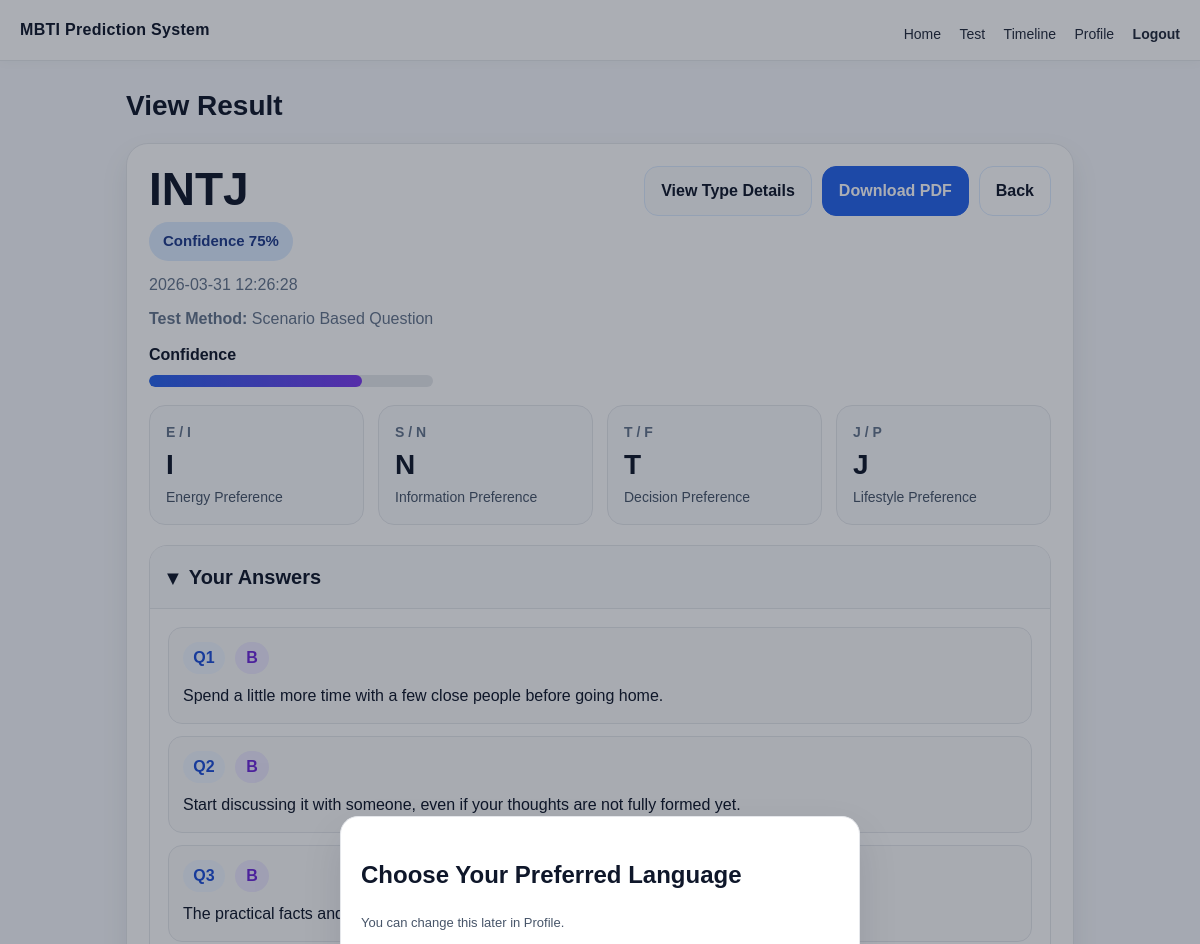
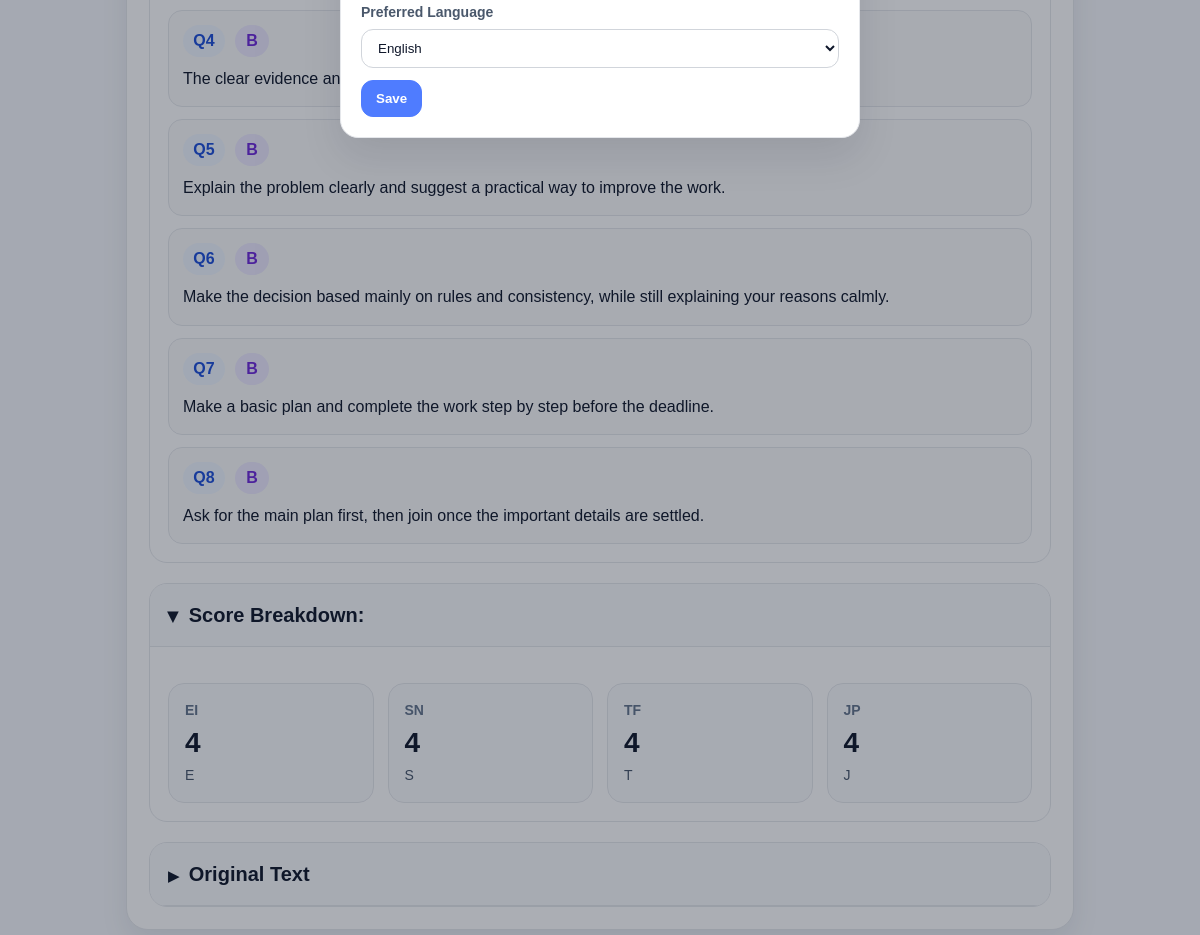
The app's page /result/13/view (signed in) with its own data (2 pictures, top to bottom).
### tables this page shows
CREATE TABLE MBTI_Type (
        mbtiTypeID INTEGER PRIMARY KEY AUTOINCREMENT,
        typeCode TEXT NOT NULL UNIQUE
    );

CREATE TABLE MBTI_Result (
        resultID INTEGER PRIMARY KEY AUTOINCREMENT,
        userID INTEGER NOT NULL,
        mbtiTypeID INTEGER NOT NULL,
        confidenceScore REAL NOT NULL,
        rawText TEXT,
        createdAt TEXT NOT NULL, profileSnapshot TEXT, contextSummary TEXT,
        FOREIGN KEY(userID) REFERENCES User(userID),
        FOREIGN KEY(mbtiTypeID) REFERENCES MBTI_Type(mbtiTypeID)
    );

CREATE TABLE Scenario_Option (
        optionID INTEGER PRIMARY KEY AUTOINCREMENT,
        questionID INTEGER NOT NULL,
        optionKey TEXT NOT NULL DEFAULT '',
        optionText TEXT NOT NULL,
        EIScore INTEGER NOT NULL DEFAULT 0,
        SNScore INTEGER NOT NULL DEFAULT 0,
        TFScore INTEGER NOT NULL DEFAULT 0,
        JPScore INTEGER NOT NULL DEFAULT 0,
        FOREIGN KEY(questionID) REFERENCES Scenario_Question(questionID)
    );

### routes/result_routes.py (the view)
@result_bp.get("/result/<int:result_id>/view", endpoint="result_view")
@login_required
def result_view(result_id):
    row = get_result_for_user(result_id, session["user_id"])
    if not row:
        flash(t_py("msg_record_not_found"), "error")
        return redirect(url_for("timeline.timeline"))
    row = dict(row)
    lang = session.get("lang", "EN")
    raw = (row.get("rawText") or "").strip()
    parsed_answers = []
    score_breakdown = None
    test_method = "text"
    payload = parse_result_payload(raw)
    if isinstance(payload, dict) and payload.get("kind") == "scenario":
        try:
            test_method = "scenario"
            row["rawText"] = build_scenario_display(payload, lang)
            answers = payload.get("answers") or []
            for i, a in enumerate(answers, start=1):
                key = (a.get("optionKey") or "").strip().upper()
                gid = int(a.get("groupID", 0) or 0)
                text = ""
                if gid > 0 and key in ("A", "B", "C", "D"):
                    q_lang = db.admin_get_question_by_group_lang(gid, lang)
                    q_en = db.admin_get_question_by_group_lang(gid, "EN")
                    chosen_q = q_lang or q_en
                    if chosen_q:
                        qid_lang = int(chosen_q["questionID"])
                        opts = [dict(o) for o in list_options_for_question(qid_lang, lang)]
                        for o in opts:
                            if (o.get("optionKey") or "").strip().upper() == key:
                                text = (o.get("optionText") or "").strip()
                                break
                parsed_answers.append({
                    "num": i,
                    "letter": key or "?",
                    "text": text or "-"
                })
            s = payload.get("scores") or {}
            ei_v = int(s.get("EI", 0))
            sn_v = int(s.get("SN", 0))
            tf_v = int(s.get("TF", 0))
            jp_v = int(s.get("JP", 0))
            score_breakdown = {
                "EI": {"value": ei_v, "side": score_side("EI", ei_v)},
                "SN": {"value": sn_v, "side": score_side("SN", sn_v)},
                "TF": {"value": tf_v, "side": score_side("TF", tf_v)},
                "JP": {"value": jp_v, "side": score_side("JP", jp_v)},
            }
        except Exception:
            parsed_answers = []
            score_breakdown = None
    else:
        test_method = "voice_or_text"
    return render_template(
        "view_result.html",
        row=row,
        parsed_answers=parsed_answers,
        score_breakdown=score_breakdown,
        test_method=test_method
    )

### db.py (called while the page is built)
def get_conn():
    conn = sqlite3.connect(DB_PATH)
    conn.row_factory = sqlite3.Row
    return conn

def list_options_for_question(question_id: int, lang: str = "EN"):
    lang = (lang or "EN").strip().upper()
    if lang not in ("EN", "ZH", "BM"):
        lang = "EN"
    conn = get_conn()
    cur = conn.cursor()
    cur.execute("""
        SELECT optionID, optionKey, optionText, EIScore, SNScore, TFScore, JPScore
        FROM Scenario_Option
        WHERE questionID = ?
        ORDER BY optionKey ASC
    """, (question_id,))
    rows = cur.fetchall()
    conn.close()
    return rows

def get_user_profile_by_user_id(user_id: int):
    conn = get_conn()
    cur = conn.cursor()
    cur.execute("""
        SELECT * FROM User_Profile
        WHERE userID = ?
    """, (user_id,))
    row = cur.fetchone()
    conn.close()
    return dict(row) if row else None

def get_user_by_id(user_id: int):
    conn = get_conn()
    cur = conn.cursor()
    cur.execute("SELECT * FROM User WHERE userID = ?", (user_id,))
    row = cur.fetchone()
    conn.close()
    return dict(row) if row else None

def get_result_for_user(result_id: int, user_id: int):
    conn = get_conn()
    cur = conn.cursor()
    cur.execute("""
        SELECT r.resultID, t.typeCode, r.confidenceScore, r.rawText, r.createdAt,
               r.profileSnapshot, r.contextSummary
        FROM MBTI_Result r
        JOIN MBTI_Type t ON r.mbtiTypeID = t.mbtiTypeID
        WHERE r.resultID = ? AND r.userID = ?
    """, (result_id, user_id))
    row = cur.fetchone()
    conn.close()
    return row

def admin_get_question_by_group_lang(groupID: int, lang: str):
    conn = get_conn()
    cur = conn.cursor()
    lang = (lang or "EN").upper()
    cur.execute("""
        SELECT questionID, groupID, category, scenarioText, language
        FROM Scenario_Question
        WHERE groupID = ? AND language = ?
        LIMIT 1
    """, (int(groupID), lang))
    row = cur.fetchone()
    conn.close()
    return row

### routes/result_routes.py (called while the page is built)
def get_lang():
    lang = session.get("lang", "EN")
    return lang if lang in TRANSLATIONS else "EN"

def t_py(key: str) -> str:
    lang = get_lang()
    return TRANSLATIONS.get(lang, TRANSLATIONS["EN"]).get(key, key)

def login_required(f):
    @wraps(f)
    def wrapper(*args, **kwargs):
        if "user_id" not in session:
            flash(t_py("msg_login_required"), "warning")
            return redirect(url_for("auth.login"))
        return f(*args, **kwargs)
    return wrapper

### templates/view_result.html (shortened to what this page needs)
{% extends "base.html" %}
{% block content %}
<div class="vr-wrap">
  <h1>{{ t('view_title') }}</h1>
  {% set conf_pct = ((row["confidenceScore"] or 0)|float * 100)|round(0)|int %}
  {% set type_code = (row["typeCode"] or "")|upper %}
  <div class="card vr-card">
    <div class="vr-top">
      <div>
        <div class="vr-type">{{ type_code }}</div>
        <div class="vr-badge">
          {{ t('confidence_label') }} {{ conf_pct }}%
        </div>
        <div class="vr-meta">
          {{ row["createdAt"] }}
        </div>
        <div class="vr-meta" style="margin-top:-2px;">
          <strong>{{ t('view_test_method') }}:</strong>
          {% if test_method == "scenario" %}
          {{ t('view_test_method_scenario') }}
          {% else %}
          {{ t('view_test_method_voice') }}
          {% endif %}
        </div>
        <div class="vr-progress-wrap">
          <div class="vr-progress-label">
            {{ t('confidence_label') }}
          </div>
          <div class="vr-progress-bg">
            <div class="vr-progress-fill" data-width="{{ conf_pct }}%"></div>
          </div>
        </div>
      </div>
      <div class="vr-btn-row">
        <a class="vr-btn vr-btn-secondary"
          href="{{ url_for('type_detail', type_code=type_code, back_to='result_view', result_id=row['resultID']) }}">
          {{ t('view_type_details_btn') }}
        </a>
        <a class="vr-btn vr-btn-primary" href="{{ url_for('result.download_result_pdf', result_id=row['resultID']) }}">
          {{ t('view_download_pdf_btn') if t('view_download_pdf_btn') != 'view_download_pdf_btn' else 'Download PDF' }}
        </a>
        <a class="vr-btn" href="{{ url_for('timeline.timeline') }}">
          {{ t('back_btn') }}
        </a>
      </div>
    </div>
    <div class="vr-grid">
      <div class="vr-dim">
        <div class="vr-dim-title">E / I</div>
        <div class="vr-dim-value">{{ type_code[0] if type_code|length >= 1 else "-" }}</div>
        <div class="vr-dim-sub">{{ t('view_dim_energy') if t('view_dim_energy') != 'view_dim_energy' else 'Energy
          preference' }}</div>
      </div>
      <div class="vr-dim">
        <div class="vr-dim-title">S / N</div>
        <div class="vr-dim-value">{{ type_code[1] if type_code|length >= 2 else "-" }}</div>
        <div class="vr-dim-sub">{{ t('view_dim_information') if t('view_dim_information') != 'view_dim_information' else
          'Information preference' }}</div>
      </div>
      <div class="vr-dim">
        <div class="vr-dim-title">T / F</div>
        <div class="vr-dim-value">{{ type_code[2] if type_code|length >= 3 else "-" }}</div>
        <div class="vr-dim-sub">{{ t('view_dim_decision') if t('view_dim_decision') != 'view_dim_decision' else
          'Decision preference' }}</div>
      </div>
      <div class="vr-dim">
        <div class="vr-dim-title">J / P</div>
        <div class="vr-dim-value">{{ type_code[3] if type_code|length >= 4 else "-" }}</div>
        <div class="vr-dim-sub">{{ t('view_dim_lifestyle') if t('view_dim_lifestyle') != 'view_dim_lifestyle' else
          'Lifestyle preference' }}</div>
      </div>
    </div>
    {% if parsed_answers %}
    <details class="vr-section" open>
      <summary>{{ t('view_answers_section') if t('view_answers_section') != 'view_answers_section' else 'Your Answers'
        }}</summary>
      <div class="vr-section-body">
        <div class="vr-answer-list">
          {% for a in parsed_answers %}
          <div class="vr-answer-item">
            <div class="vr-answer-head">
              <span class="vr-q-badge">Q{{ a.num }}</span>
              <span class="vr-opt-badge">{{ a.letter }}</span>
            </div>
            <div class="vr-answer-text">{{ a.text }}</div>
          </div>
          {% endfor %}
        </div>
      </div>
    </details>
    {% endif %}
    {% if score_breakdown %}
    <details class="vr-section" open>
      <summary>{{ t('score_breakdown_title') }}</summary>
      <div class="vr-section-body">
        <div class="vr-grid">
          <div class="vr-dim">
            <div class="vr-dim-title">EI</div>
            <div class="vr-dim-value">{{ score_breakdown.EI.value }}</div>
            <div class="vr-dim-sub">{{ score_breakdown.EI.side }}</div>
          </div>
          <div class="vr-dim">
            <div class="vr-dim-title">SN</div>
            <div class="vr-dim-value">{{ score_breakdown.SN.value }}</div>
            <div class="vr-dim-sub">{{ score_breakdown.SN.side }}</div>
          </div>
          <div class="vr-dim">
            <div class="vr-dim-title">TF</div>
            <div class="vr-dim-value">{{ score_breakdown.TF.value }}</div>
            <div class="vr-dim-sub">{{ score_breakdown.TF.side }}</div>
          </div>
          <div class="vr-dim">
            <div class="vr-dim-title">JP</div>
            <div class="vr-dim-value">{{ score_breakdown.JP.value }}</div>
            <div class="vr-dim-sub">{{ score_breakdown.JP.side }}</div>
          </div>
        </div>
      </div>
    </details>
    {% endif %}
    <details class="vr-section">
      <summary>{{ t('raw_text_title') }}</summary>
    </details>
  </div>
</div>
{% endblock %}

### css/style.css (style rules this page uses)
:root { --bg: #F5F7FB; --surface: #FFFFFF; --surface-soft: #F8FAFC; --border: #E5E7EB; --border-strong: #CBD5E1; --text-main: #0F172A; --text-body: #475569; --text-muted: #94A3B8; --primary: #4F7CFF; --primary-hover: #3B6EF5; --primary-soft: #E8F0FF; --secondary: #6D5EF5; --secondary-hover: #5B4CE6; --secondary-soft: #EDE9FE; --success: #22C55E; --success-soft: #DCFCE7; --warning: #F59E0B; --warning-soft: #FEF3C7; --danger: #EF4444; --danger-soft: #FEE2E2; --info-soft: #ECFEFF; --info-border: #A5F3FC; --info-text: #0F766E; --shadow-sm: 0 8px 20px rgba(15, 23, 42, 0.06); --shadow-md: 0 12px 28px rgba(15, 23, 42, 0.08); --shadow-lg: 0 18px 40px rgba(15, 23, 42, 0.10); }
* { box-sizing: border-box; }
html { scroll-behavior: smooth; }
body { margin: 0; font-family: Arial, sans-serif; background: var(--bg); color: var(--text-main); line-height: 1.5; }
h1 { margin: 8px 0 16px; font-size: 28px; color: var(--text-main); }
.card { background: var(--surface); border: 1px solid var(--border); border-radius: 18px; padding: 18px; margin-bottom: 16px; box-shadow: var(--shadow-md); }

### templates/view_result.html (style rules this page uses)
.vr-wrap { max-width: 1100px; margin: 0 auto; }
.vr-card { padding: 22px; border-radius: 22px; }
.vr-top { display: flex; justify-content: space-between; align-items: flex-start; gap: 18px; flex-wrap: wrap; }
.vr-type { font-size: 46px; font-weight: 800; line-height: 1; margin: 0 0 10px 0; color: #0f172a; }
.vr-meta { color: #64748b; font-size: 16px; margin-bottom: 12px; }
.vr-badge { display: inline-flex; align-items: center; gap: 8px; padding: 8px 14px; border-radius: 999px; background: #dbeafe; color: #1e3a8a; font-weight: 800; font-size: 15px; margin-bottom: 12px; }
.vr-progress-wrap { max-width: 420px; margin-top: 8px; }
.vr-progress-label { font-weight: 700; margin-bottom: 8px; color: #0f172a; }
.vr-progress-bg { width: 100%; height: 12px; background: #e5e7eb; border-radius: 999px; overflow: hidden; }
.vr-progress-fill { height: 100%; width: 0; border-radius: 999px; background: linear-gradient(90deg, #2563eb, #7c3aed); transition: width 1s ease; }
.vr-btn-row { display: flex; gap: 10px; flex-wrap: wrap; justify-content: flex-end; }
.vr-btn { display: inline-flex; align-items: center; justify-content: center; padding: 12px 16px; border-radius: 14px; border: 1px solid #dbeafe; background: #fff; color: #0f172a; text-decoration: none; font-weight: 700; cursor: pointer; transition: transform .2s ease, box-shadow .2s ease, background .2s ease; }
.vr-btn-primary { background: #2563eb; color: white; border-color: #2563eb; }
.vr-btn-secondary { background: #f8fafc; }
.vr-grid { display: grid; grid-template-columns: repeat(4, minmax(0, 1fr)); gap: 14px; margin-top: 18px; }
.vr-dim { border: 1px solid #e5e7eb; border-radius: 16px; padding: 16px; background: #f8fafc; transition: transform .2s ease, box-shadow .2s ease; }
.vr-dim-title { font-size: 14px; color: #64748b; margin-bottom: 8px; font-weight: 700; }
.vr-dim-value { font-size: 28px; font-weight: 800; color: #0f172a; line-height: 1; }
.vr-dim-sub { margin-top: 8px; color: #475569; font-size: 14px; }
.vr-section { margin-top: 20px; border: 1px solid #e5e7eb; border-radius: 18px; overflow: hidden; background: #fff; }
.vr-section summary { cursor: pointer; list-style: none; padding: 16px 18px; font-size: 20px; font-weight: 800; color: #0f172a; background: #f8fafc; border-bottom: 1px solid #e5e7eb; }
.vr-section summary::before { content: "▶"; display: inline-block; margin-right: 10px; transition: transform .2s ease; font-size: 14px; }
.vr-section[open] summary::before { transform: rotate(90deg); }
.vr-section-body { padding: 18px; }
.vr-answer-list { display: grid; gap: 12px; }
.vr-answer-item { border: 1px solid #e5e7eb; background: #fafafa; border-radius: 14px; padding: 14px; transition: transform .2s ease, border-color .2s ease, box-shadow .2s ease; }
.vr-answer-head { display: flex; align-items: center; gap: 10px; flex-wrap: wrap; margin-bottom: 8px; }
.vr-q-badge { display: inline-flex; align-items: center; justify-content: center; min-width: 42px; height: 32px; padding: 0 10px; border-radius: 999px; background: #eff6ff; color: #1d4ed8; font-weight: 800; }
.vr-opt-badge { display: inline-flex; align-items: center; justify-content: center; min-width: 34px; height: 32px; border-radius: 999px; background: #ede9fe; color: #6d28d9; font-weight: 800; }
.vr-answer-text { color: #0f172a; line-height: 1.7; white-space: pre-wrap; }

### records on screen
MBTI_Type: typeCode "INTJ"
MBTI_Result: createdAt "2026-03-31 12:26:28"
Scenario_Option: num "1", letter "B", text "Spend a little more time with a few close people before going home."
Scenario_Option: num "2", letter "B", text "Start discussing it with someone, even if your thoughts are not fully formed yet."
Scenario_Option: num "3", letter "B", text "The practical facts and…"
Scenario_Option: num "4", letter "B", text "The clear evidence and…"
Scenario_Option: num "5", letter "B", text "Explain the problem clearly and suggest a practical way to improve the work."
Scenario_Option: num "6", letter "B", text "Make the decision based mainly on rules and consistency, while still explaining your reasons calmly."
Scenario_Option: num "7", letter "B", text "Make a basic plan and complete the work step by step before the deadline."
Scenario_Option: num "8", letter "B", text "Ask for the main plan first, then join once the important details are settled."

### other values on screen
{{ t('app_title') }} "MBTI Prediction System"
{{ t('nav_home') }} "Home"
{{ t('nav_test') }} "Test"
{{ t('nav_timeline') }} "Timeline"
{{ t('nav_profile') }} "Profile"
{{ t('nav_logout') }} "Logout"
{{ t('lang_title') }} "Choose Your Preferred Language"
{{ t('lang_note') }} "You can change this later in Profile."
{{ t('preferred_language') }} "Preferred Language"
{{ t('lang_save') }} "Save"
{{ t('view_title') }} "View Result"
{{ t('confidence_label') }} "Confidence"
{{ conf_pct }} "75"
{{ t('view_test_method') }} "Test Method"
{{ t('view_test_method_scenario') }} "Scenario Based Question"
